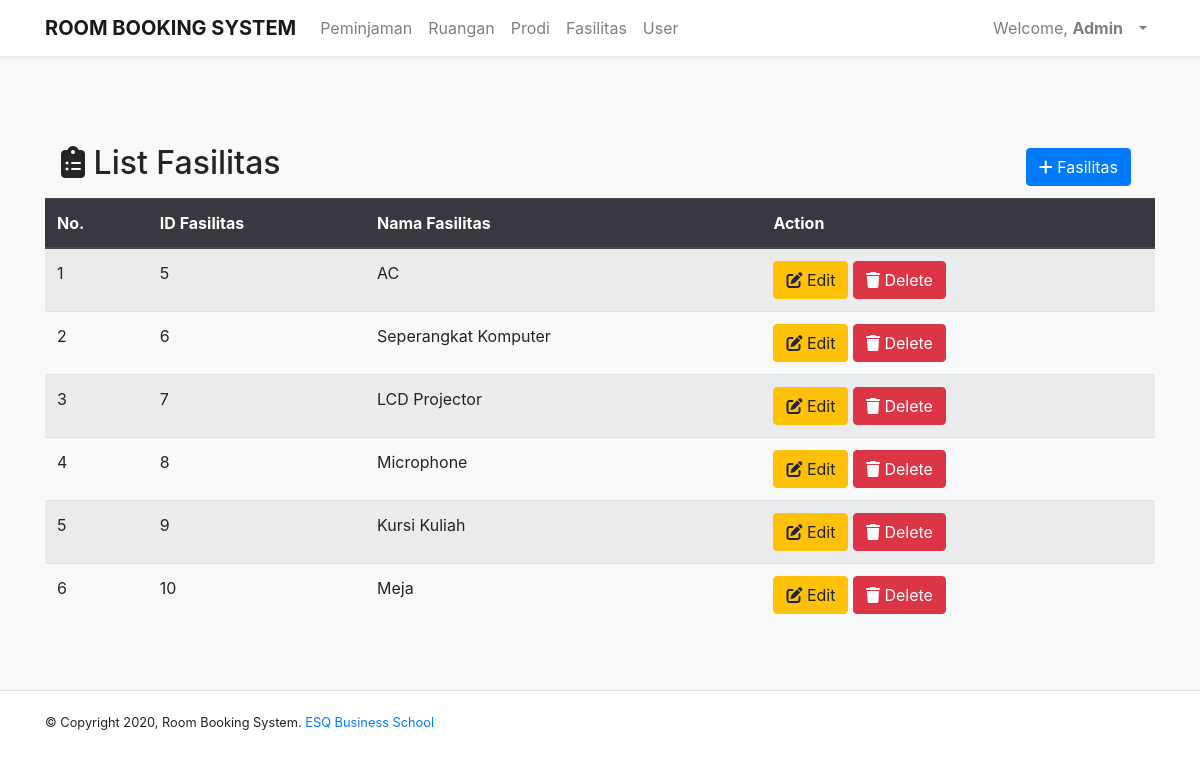
Screenshot of /dashboardAdmin.php?p=adminListFasilitas (signed in) with the database file from the repository.
### tables this page shows
CREATE TABLE `fasilitas` (
  `jenisFasilitas` varchar(30) NOT NULL,
  `IDFasilitas` int(11) NOT NULL
);

### inc.koneksi.php (called while the page is built, shortened)
<?php
    class Connection{
        private $host = "localhost";
        private $user = "root";
        private $password = "";
        function connect(){
            $conn = mysqli_connect($this->host, $this->user, $this->password);
            $this->connection = $conn;
        }
    }
?>

### class/class.Fasilitas.php (called while the page is built, shortened)
<?php
class Fasilitas extends Connection{
    public function SelectAllFasilitas(){
        $sql = "SELECT * FROM fasilitas";
        $result = mysqli_query($this->connection, $sql);
        $arrResult = Array();
        $count=0;
            while ($data = mysqli_fetch_array($result)){
                $objFasilitas = new Fasilitas();
                $objFasilitas->IDFasilitas=$data['IDFasilitas'];
                $objFasilitas->jenisFasilitas=$data['jenisFasilitas'];
                $arrResult[$count] = $objFasilitas;
                $count++;
            }
        return $arrResult;
    }
}
?>

### pages/adminListFasilitas.php (the view)
<div class="container">
    <div class="wrapper">
        <div class="Title">
            <div class="navbar ">
                <h2><i class="fas fa-clipboard-list"></i> List Fasilitas</h2>
                <ul class="navbar-nav ml-auto">
                    <li class="nav-item">
                    <?php
                        if ($_SESSION["role"] == 'Admin') {
                            echo '<a class="btn btn-primary mr-2"  href="dashboardAdmin.php?p=tambahFasilitas" role="button"><i class="fas fa-plus"></i> Fasilitas</a>';
                        }
                    ?>
                    </li>
                </ul>
            </div>
            <table class="table table-striped">
                <thead class="thead-dark">
                    <tr>
                        <th scope="col">No.</th>
                        <th scope="col">ID Fasilitas</th>
                        <th scope="col">Nama Fasilitas</th>
                        <?php
                            if ($_SESSION["role"] == 'Admin') {
                                echo '<th scope="col">Action</th>';
                            }
                            ?>
                    </tr>
                </thead>
                <tbody>
                    <?php
                        require_once('./class/class.Fasilitas.php');
                        $objFasilitas = new Fasilitas();
                        $arrayResult = $objFasilitas->SelectAllFasilitas();
                        $no = 1;
                        if (count($arrayResult) === 0) {
                            echo '<tr><td colspan="3" style="text-align: center;">Tidak ada data!</td></tr>';
                        }else {
                            foreach($arrayResult as $dataFasilitas){
                                echo '<tr>';
                                echo '<td>'.$no.'</td>';
                                echo '<td>'.$dataFasilitas->IDFasilitas.'</td>';
                                echo '<td>'.$dataFasilitas->jenisFasilitas.'</td>';
                                if ($_SESSION["role"] == 'Admin') {
                                echo '<td><a class="btn btn-warning" href="dashboardAdmin.php?p=tambahFasilitas&IDFasilitas='.$dataFasilitas->IDFasilitas.'"><i class="fas fa-edit"></i> Edit</a> <a class="btn btn-danger" href="dashboardAdmin.php?p=deleteFasilitas&IDFasilitas='.$dataFasilitas->IDFasilitas.'" onclick="return confirm(\'Apakah anda yakin ingin mengahapus?\')"><i class="fas fa-trash"></i> Delete</a></td>';
                                }
                                echo '</tr>';
                                $no++;
                            }
                        }
                    ?>
                </tbody>
            </table>
        </div>
    </div>
</div>

### dashboardAdmin.php (shortened to what this page needs)
<?php
    require "inc.koneksi.php";
?>
<!DOCTYPE html>
<html lang="en">
<head>
    <link rel="stylesheet" href="styles.css">
    <link rel="stylesheet" href="https://stackpath.bootstrapcdn.com/bootstrap/4.4.1/css/bootstrap.min.css">
</head>
    <body>
        <nav class="navbar navbar-expand-sm navbar-light bg-white text-dark shadow-sm">
            <div class="container">
                <a class="navbar-brand" href="index.php"><strong>ROOM BOOKING SYSTEM</strong></a>
                <ul class="navbar-nav mr-auto">
                    <li class="nav-item">
                        <a class="nav-link" href="dashboardAdmin.php?p=adminListPeminjaman">Peminjaman</a>
                    </li>
                    <li class="nav-item">
                        <a class="nav-link" href="dashboardAdmin.php?p=adminListRuangan">Ruangan</a>
                    </li>
                    <li class="nav-item">
                        <a class="nav-link" href="dashboardAdmin.php?p=adminListProdi">Prodi</a>
                    </li>
                    <li class="nav-item">
                        <a class="nav-link" href="dashboardAdmin.php?p=adminListFasilitas">Fasilitas</a>
                    </li>
                    <li class="nav-item">
                        <a class="nav-link" href="dashboardAdmin.php?p=adminListUser">User</a>
                    </li>
                </ul>
                <ul class="navbar-nav ml-auto">
                    <li class="nav-item dropdown">
                        <ul class="navbar-nav ml-auto nav-flex-icons">
                            <li class="nav-item">
                                <a class="nav-link">
                                <?php echo 'Welcome, <strong>'.$_SESSION["nama"].'</strong>' ?>
                                </a>
                            </li>
                            <li class="nav-item">
                                <a class="nav-link dropdown-toggle" id="navbarDropdownMenuLink-4" data-toggle="dropdown" aria-haspopup="true" aria-expanded="false"></a>
                            </li>
                        </ul>
                    </li>
                </ul>
            </div>
        </nav>
        <main class="container-fluid bg-light pb-5">
            <?php
                $pages_dir = 'pages';
                if(!empty($_GET['p'])){
                    $pages = scandir($pages_dir, 0);
                    unset($pages[0], $pages[1]);
                    $p = $_GET['p'];
                    if(in_array($p.'.php', $pages)){
                            include($pages_dir.'/'.$p.'.php');
                    }
                } else {
                    include($pages_dir.'/adminListPeminjaman.php');
                }
            ?>
        </main>
        <footer class="container-fluid bg-white border-top">
            <div class="container footer">
                <small>&copy; Copyright 2020, Room Booking System. <a href="https://www.esqbs.ac.id"> ESQ Business School </a</small>
            </div>
        </footer>
    </body>
</html>

### styles.css (style rules this page uses)
.Title { padding: 80px 0 0 0; }
footer { bottom: 0; width: 100%; height: 60px; line-height: 60px; }

### rows the page displays
fasilitas: IDFasilitas "5", jenisFasilitas "AC"
fasilitas: IDFasilitas "6", jenisFasilitas "Seperangkat Komputer"
fasilitas: IDFasilitas "7", jenisFasilitas "LCD Projector"
fasilitas: IDFasilitas "8", jenisFasilitas "Microphone"
fasilitas: IDFasilitas "9", jenisFasilitas "Kursi Kuliah"
fasilitas: IDFasilitas "10", jenisFasilitas "Meja"

### other values shown
$_SESSION["nama"] "Admin"
